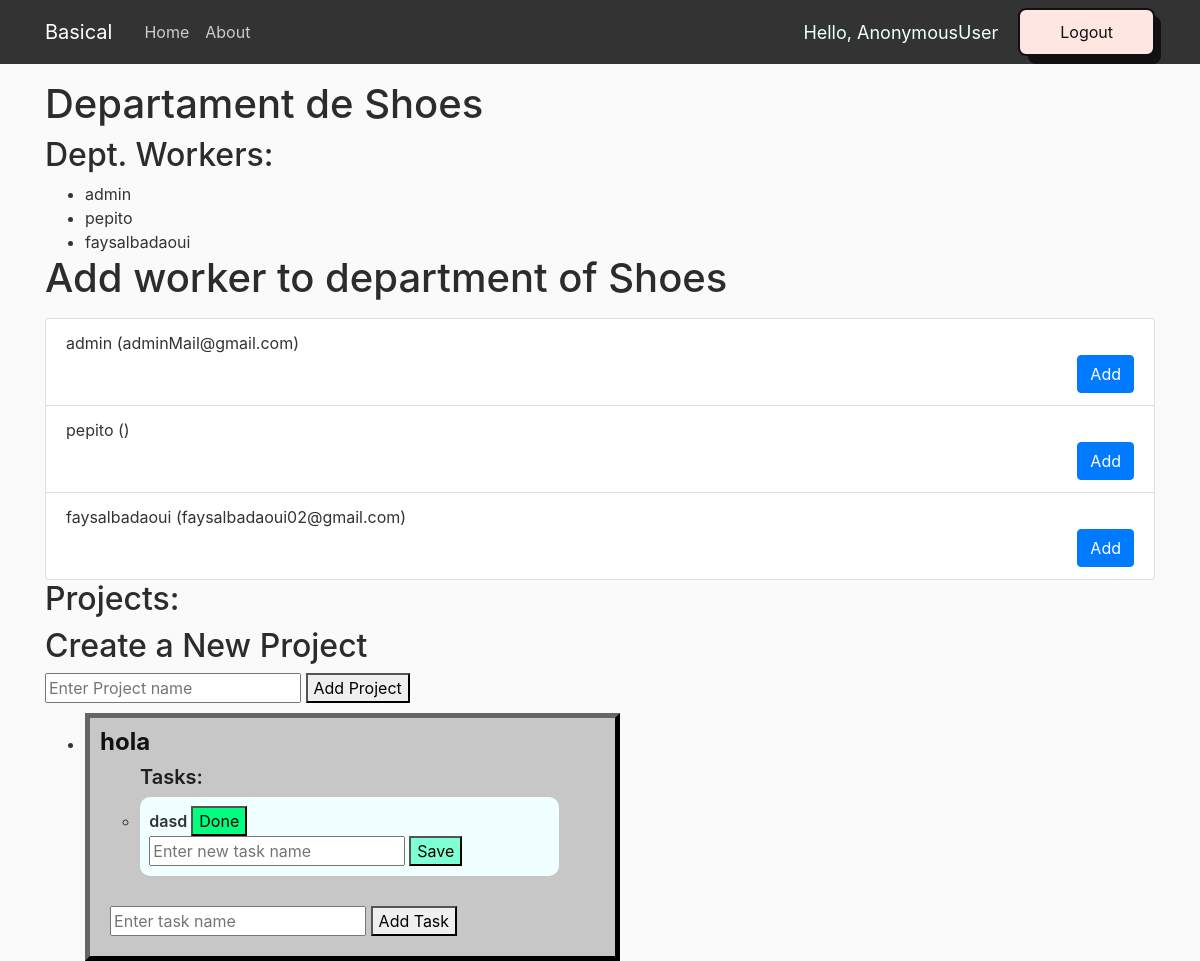
The page /company/1/department/1/ on the database as committed earlier.
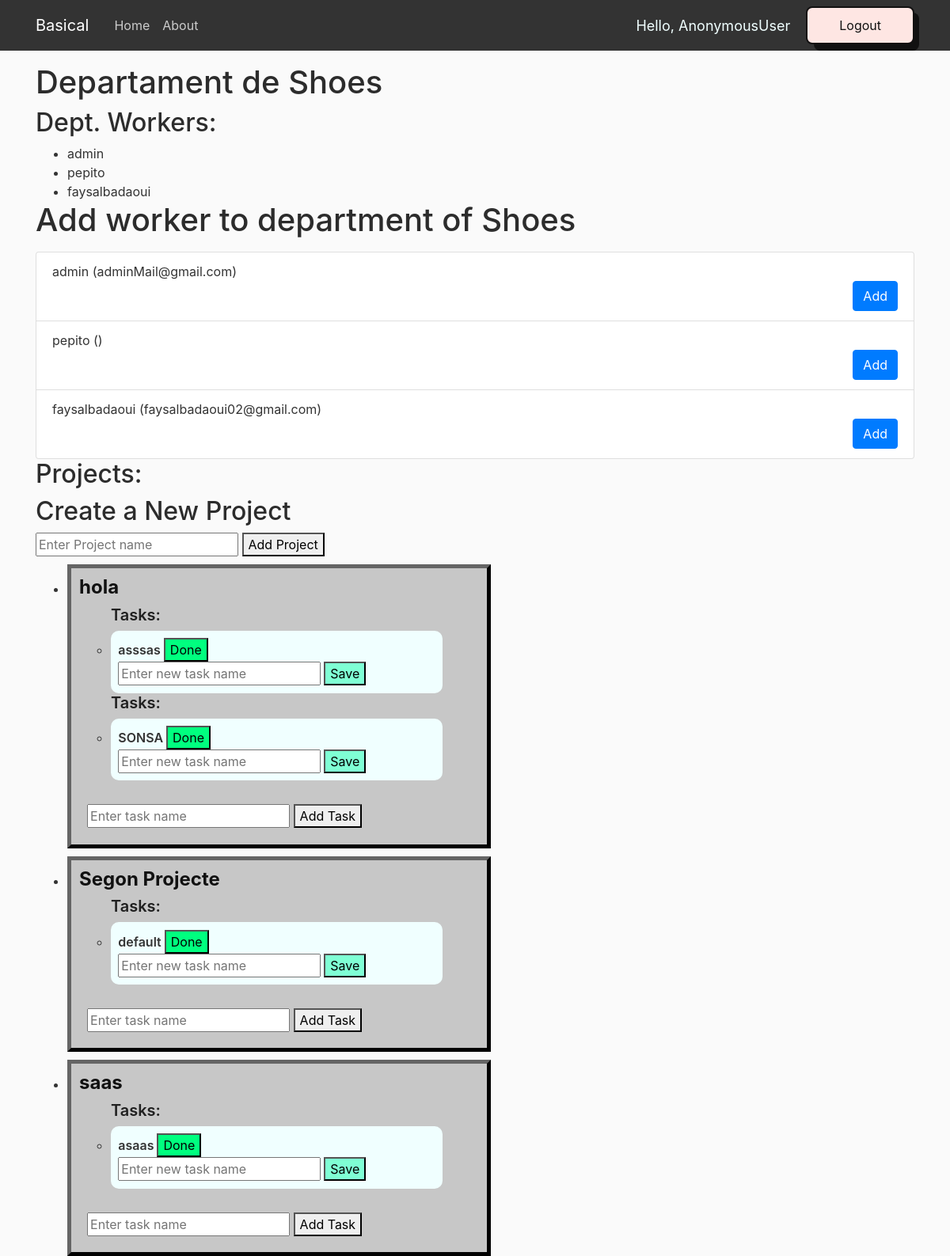
The same page on the database as committed later.
### web/models.py (models this page shows, shortened)
class Project(models.Model):
    name = models.CharField(max_length=256)
    tasks = models.ManyToManyField(Task)
    admin = models.ForeignKey(User, on_delete=models.CASCADE, related_name="created_projects", default=User.objects.first().pk)

class Task(models.Model):
    name = models.CharField(max_length=256)

### web/views.py (the view)
# urls.py: path('company/<int:company_id>/department/<int:department_id>/', views.department_detail, name='department_detail'),
def department_detail(request, department_id, company_id):
    department = get_object_or_404(Department, pk=department_id)
    company = get_object_or_404(Company, pk=company_id)
    return render(request, 'models/department_detail.html', {'department': department, 'company': company })

### web/templates/models/department_detail.html (shortened to what the changed rows need)
{% load static %}
<!DOCTYPE html>
<html>
    <head>
        <link rel="stylesheet" href="https://cdn.jsdelivr.net/npm/bootstrap@4.0.0/dist/css/bootstrap.min.css">
        <link rel="stylesheet" type="text/css" href="{% static 'web/home_css.css' %}">
    </head>
    <body>
        <div class="container">
            <h1>Departament de {{ department.name }}</h1>
            <h2>Dept. Workers:</h2>
            <ul>
            {% for user in department.users.all %}
                <li>{{ user.username }}</li>
            {% empty %}
                <p>No users found for this department.</p>
            {% endfor %}
            </ul>
            <h1>Add worker to department of {{ department.name }}</h1>
            <ul class="list-group mt-3">
                {% for user in company.workers.all %}
                <li class="list-group-item">
                    {{ user.username }} ({{ user.email }})
                    <form method="POST" action="{% url 'add_user_to_department' department_id=department.id %}">
                        <button type="submit" class="btn btn-primary float-right">Add</button>
                    </form>
                </li>
                {% endfor %}
            </ul>
            <h2>Projects:</h2>
            <h2>Create a New Project</h2>
            <ul>
                {% for project in department.projects.all %}
                    <li>
                        <div style="background-color: #c7c7c7; margin-top: 10px; width: 50%; padding: 10px; border-width: 5px; border-color: #111; border-style: outset;">
                            <h4 style="font-weight: 700; color: #111;">{{ project.name }}</h4>
                            {% if project.tasks.count > 0 %}
                                {% for task in project.tasks.all %}
                                <ul>
                                    <h5 style="font-weight: 600; color: #202020 ;">Tasks:</h5>
                                    <li style="font-weight: 600; background-color: azure; padding: 2%; width: 90%; border-radius: 10px;">
                                        {{ task.name }}
                                        <button style="background-color: springgreen;" class="delete-task" data-task-id="{{ task.id }}">Done</button>
                                        <div class="modify-task-input" style="display: block;">
                                        <input type="text" name="new-task-name" placeholder="Enter new task name">
                                        <button style="background-color: aquamarine;" class="save-modified-task" data-task-id="{{ task.id }}">Save</button>
                                        </div>
                                    </li>
                                </ul>
                                {% endfor %}
                            {% else %}
                                <p>No tasks found for this project.</p>
                            {% endif %}
                                <form style="margin: 2%; margin-top: 6%;" class="add-task-form" data-project-id="{{ project.id }}">
                                    <input type="text" name="task-name" placeholder="Enter task name">
                                    <button type="submit">Add Task</button>
                                </form>
                            {% empty %}
                                <p>No projects found for this department.</p>
                        </div>
                    </li>
                {% endfor %}
                {% block content %}
            </ul>
                {% endblock %}
        </div>
    </body>
</html>

Rows that differ between the two databases and show on the page:
changed Task: name "dasd" → "asssas"
added Task: name "SONSA", shown under Project "hola"
added Project: name "Segon Projecte"
added Task: name "default", shown under "Segon Projecte"
added Project: name "saas"
added Task: name "asaas", shown under "saas"
